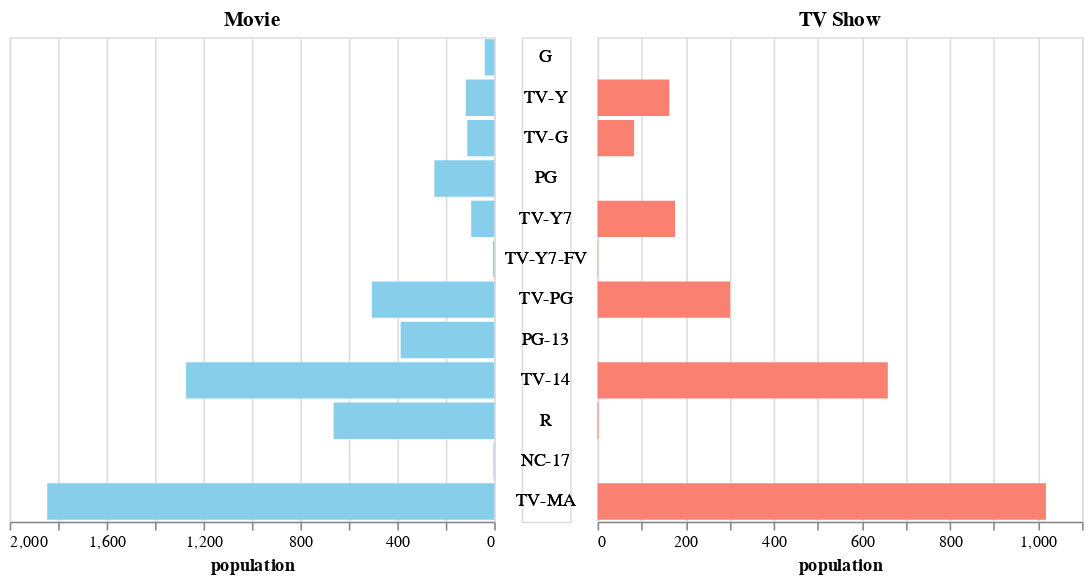

Notebook code for this chart:
### Code cell
data['tmp'] = 1
base = alt.Chart(rating_data).transform_calculate(
    type=alt.expr.if_(alt.datum.type == 0, 'Movie', 'TV Show')
).properties(
    height=300,
    width=300
)


color_scale = alt.Scale(domain=['Movie', 'TV Show'], range=['skyblue', 'salmon'])

left = base.transform_filter(
    alt.datum.type == 'Movie'
).encode(
    y=alt.Y('rating:O', axis=None, sort=rating_order),
    x=alt.X('cnt:Q',
            title='population',
            sort=alt.SortOrder('descending')),
    color=alt.Color('type:N', scale=color_scale, legend=None)
).mark_bar().properties(title='Movie')

middle = base.encode(
    y=alt.Y('rating', axis=None, sort=rating_order),
    text=alt.Text('rating'),
).mark_text().properties(width=30)

right = base.transform_filter(
    alt.datum.type == 'TV Show'
).encode(
    y=alt.Y('rating:O', axis=None, sort=rating_order),
    x=alt.X('cnt:Q', title='population'),
    color=alt.Color('type:N', scale=color_scale, legend=None)
).mark_bar().properties(title='TV Show')

alt.concat(left, middle, right, spacing=5)

### Figure 1 — Vega-Lite specification as saved in the notebook (floating-point values rounded to 4 significant figures)
{"config": {"view": {"continuousWidth": 300, "continuousHeight": 300}}, "concat": [{"mark": {"type": "bar"}, "encoding": {"color": {"field": "type", "legend": null, "scale": {"domain": ["Movie", "TV Show"], "range": ["skyblue", "salmon"]}, "type": "nominal"}, "x": {"field": "cnt", "sort": "descending", "title": "population", "type": "quantitative"}, "y": {"axis": null, "field": "rating", "sort": ["G", "TV-Y", "TV-G", "PG", "TV-Y7", "TV-Y7-FV", "TV-PG", "PG-13", "TV-14", "R", "NC-17", "TV-MA"], "type": "ordinal"}}, "height": 300, "title": "Movie", "transform": [{"calculate": "if((datum.type === 0),'Movie','TV Show')", "as": "type"}, {"filter": "(datum.type === 'Movie')"}], "width": 300}, {"mark": {"type": "text"}, "encoding": {"text": {"field": "rating", "type": "nominal"}, "y": {"axis": null, "field": "rating", "sort": ["G", "TV-Y", "TV-G", "PG", "TV-Y7", "TV-Y7-FV", "TV-PG", "PG-13", "TV-14", "R", "NC-17", "TV-MA"], "type": "nominal"}}, "height": 300, "transform": [{"calculate": "if((datum.type === 0),'Movie','TV Show')", "as": "type"}], "width": 30}, {"mark": {"type": "bar"}, "encoding": {"color": {"field": "type", "legend": null, "scale": {"domain": ["Movie", "TV Show"], "range": ["skyblue", "salmon"]}, "type": "nominal"}, "x": {"field": "cnt", "title": "population", "type": "quantitative"}, "y": {"axis": null, "field": "rating", "sort": ["G", "TV-Y", "TV-G", "PG", "TV-Y7", "TV-Y7-FV", "TV-PG", "PG-13", "TV-14", "R", "NC-17", "TV-MA"], "type": "ordinal"}}, "height": 300, "title": "TV Show", "transform": [{"calculate": "if((datum.type === 0),'Movie','TV Show')", "as": "type"}, {"filter": "(datum.type === 'TV Show')"}], "width": 300}], "data": {"name": "data-69c62f05214808bb7e0ca02fa84eb29d"}, "spacing": 5, "$schema": "https://vega.github.io/schema/vega-lite/v5.8.0.json", "datasets": {"data-69c62f05214808bb7e0ca02fa84eb29d": [{"rating": "G", "cnt": 39.0, "type": 0}, {"rating": "TV-Y", "cnt": 117.0, "type": 0}, {"rating": "TV-G", "cnt": 111.0, "type": 0}, {"rating": "PG", "cnt": 247.0, "type": 0}, {"rating": "TV-Y7", "cnt": 95.0, "type": 0}, {"rating": "TV-Y7-FV", "cnt": 5.0, "type": 0}, {"rating": "TV-PG", "cnt": 505.0, "type": 0}, {"rating": "PG-13", "cnt": 386.0, "type": 0}, {"rating": "TV-14", "cnt": 1272.0, "type": 0}, {"rating": "R", "cnt": 663.0, "type": 0}, {"rating": "NC-17", "cnt": 3.0, "type": 0}, {"rating": "TV-MA", "cnt": 1845.0, "type": 0}, {"rating": "G", "cnt": 0.0, "type": 1}, {"rating": "TV-Y", "cnt": 163.0, "type": 1}, {"rating": "TV-G", "cnt": 83.0, "type": 1}, {"rating": "PG", "cnt": 0.0, "type": 1}, {"rating": "TV-Y7", "cnt": 176.0, "type": 1}, {"rating": "TV-Y7-FV", "cnt": 1.0, "type": 1}, {"rating": "TV-PG", "cnt": 301.0, "type": 1}, {"rating": "PG-13", "cnt": 0.0, "type": 1}, {"rating": "TV-14", "cnt": 659.0, "type": 1}, {"rating": "R", "cnt": 2.0, "type": 1}, {"rating": "NC-17", "cnt": 0.0, "type": 1}, {"rating": "TV-MA", "cnt": 1018.0, "type": 1}]}}
